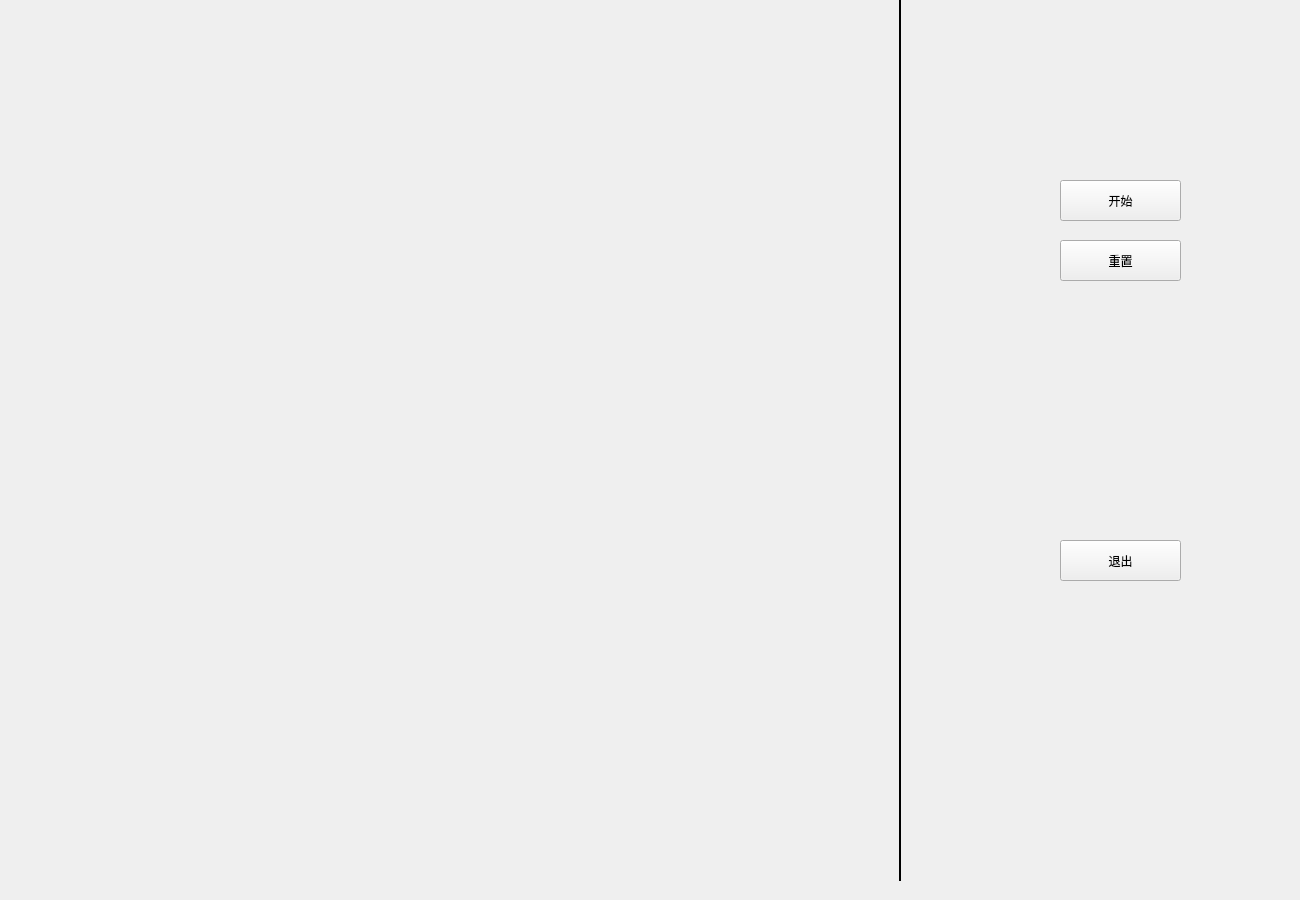
<?xml version="1.0" encoding="UTF-8"?>
<ui version="4.0">
 <class>MainWindow</class>
 <widget class="QMainWindow" name="MainWindow">
  <property name="enabled">
   <bool>true</bool>
  </property>
  <property name="geometry">
   <rect>
    <x>0</x>
    <y>0</y>
    <width>1300</width>
    <height>900</height>
   </rect>
  </property>
  <property name="minimumSize">
   <size>
    <width>1300</width>
    <height>900</height>
   </size>
  </property>
  <property name="maximumSize">
   <size>
    <width>1300</width>
    <height>6666666</height>
   </size>
  </property>
  <property name="acceptDrops">
   <bool>true</bool>
  </property>
  <property name="windowTitle">
   <string>解数独</string>
  </property>
  <property name="windowIcon">
   <iconset resource="sudoku_map.qrc">
    <normaloff>:/sudoku_icon.png</normaloff>:/sudoku_icon.png</iconset>
  </property>
  <property name="styleSheet">
   <string notr="true">QPushButton {
	/*font: 15pt &quot;Microsoft YaHei UI&quot;;*/
}</string>
  </property>
  <property name="animated">
   <bool>true</bool>
  </property>
  <widget class="QWidget" name="centralwidget">
   <widget class="QLabel" name="sudoku_base">
    <property name="geometry">
     <rect>
      <x>0</x>
      <y>0</y>
      <width>1000</width>
      <height>900</height>
     </rect>
    </property>
    <property name="minimumSize">
     <size>
      <width>1000</width>
      <height>900</height>
     </size>
    </property>
    <property name="text">
     <string/>
    </property>
    <property name="pixmap">
     <pixmap resource="sudoku_map.qrc">:/sudoku_map.png</pixmap>
    </property>
    <property name="textInteractionFlags">
     <set>Qt::NoTextInteraction</set>
    </property>
   </widget>
   <widget class="QPushButton" name="startBtn">
    <property name="geometry">
     <rect>
      <x>1060</x>
      <y>180</y>
      <width>121</width>
      <height>41</height>
     </rect>
    </property>
    <property name="text">
     <string>开始</string>
    </property>
   </widget>
   <widget class="QPushButton" name="quitBtn">
    <property name="geometry">
     <rect>
      <x>1060</x>
      <y>540</y>
      <width>121</width>
      <height>41</height>
     </rect>
    </property>
    <property name="text">
     <string>退出</string>
    </property>
   </widget>
   <widget class="Line" name="line">
    <property name="geometry">
     <rect>
      <x>890</x>
      <y>0</y>
      <width>20</width>
      <height>881</height>
     </rect>
    </property>
    <property name="frameShadow">
     <enum>QFrame::Plain</enum>
    </property>
    <property name="lineWidth">
     <number>2</number>
    </property>
    <property name="orientation">
     <enum>Qt::Vertical</enum>
    </property>
   </widget>
   <widget class="QPushButton" name="resetBtn">
    <property name="geometry">
     <rect>
      <x>1060</x>
      <y>240</y>
      <width>121</width>
      <height>41</height>
     </rect>
    </property>
    <property name="text">
     <string>重置</string>
    </property>
   </widget>
  </widget>
  <widget class="QMenuBar" name="menubar">
   <property name="geometry">
    <rect>
     <x>0</x>
     <y>0</y>
     <width>1300</width>
     <height>17</height>
    </rect>
   </property>
  </widget>
 </widget>
 <resources>
  <include location="sudoku_map.qrc"/>
 </resources>
 <connections>
  <connection>
   <sender>quitBtn</sender>
   <signal>clicked()</signal>
   <receiver>MainWindow</receiver>
   <slot>close()</slot>
   <hints>
    <hint type="sourcelabel">
     <x>1120</x>
     <y>297</y>
    </hint>
    <hint type="destinationlabel">
     <x>649</x>
     <y>449</y>
    </hint>
   </hints>
  </connection>
 </connections>
</ui>
